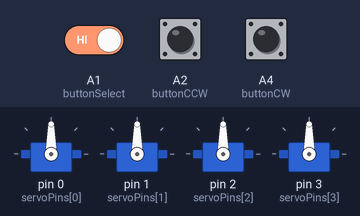
Simulated run of this sketch. Board: Arduino Uno, built with avr-gcc and run on an emulated ATmega328P. Parts: 4 × servo. The test bench sets the inputs (shaded band); at power-on: A2 (buttonCCW) LOW, A4 (buttonCW) LOW, A1 (buttonSelect) HIGH.

Above: at 1.2 s.
1.3 s: A2 (buttonCCW) pulled HIGH for 1 s
At 3.2 s:
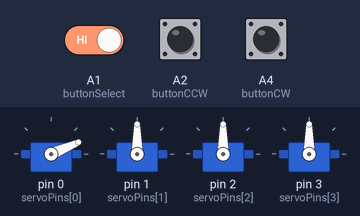
3.8 s: A4 (buttonCW) pulled HIGH for 3.2 s
At 7.0 s:
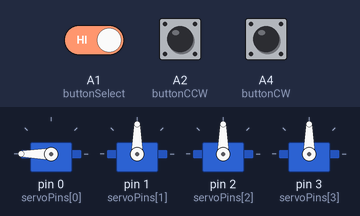
8.5 s: A2 (buttonCCW) pulled HIGH for 3.2 s
At 11.9 s:
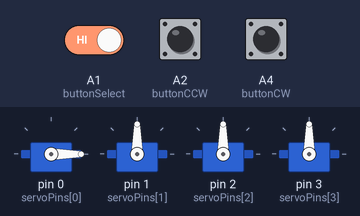
13.2 s: A4 (buttonCW) pulled HIGH for 0.15 s
At 14.2 s:
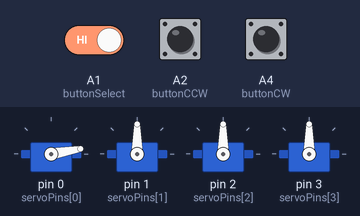
14.8 s: A1 (buttonSelect) driven LOW and A2 (buttonCCW) driven HIGH
At 17.2 s:
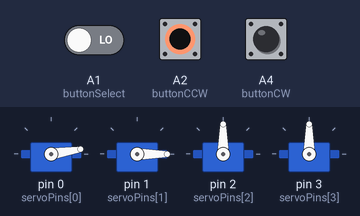
17.8 s: A4 (buttonCW) pulled HIGH for 3.2 s
At 20.76 s:
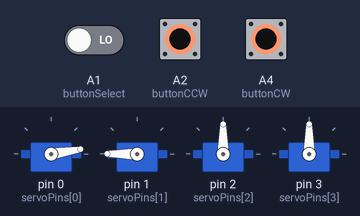
Timing chart, 0 to 25.2 s (numbered marks = the images above; inputs shaded):
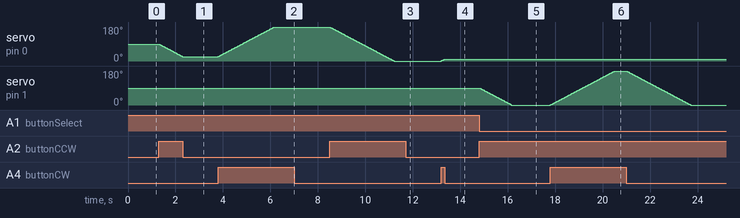

Measured:
- after the input at 1.3 s, servo on pin 0 (servoPins[0]): moves from 90° to 23° over 1.0 s, starting at once
- after the input at 3.8 s, servo on pin 0 (servoPins[0]): moves from 23° to 180° over 2.4 s, starting at once
- after the input at 8.5 s, servo on pin 0 (servoPins[0]): moves from 180° to 0° over 2.7 s, starting at once
- after the input at 13.2 s, servo on pin 0 (servoPins[0]): 0° → 10° at once
- after the input at 14.8 s, servo on pin 0 (servoPins[0]): 10° → 9° at once; servo on pin 1 (servoPins[1]): moves from 90° to 0° over 1.3 s, starting at once
- after the input at 17.8 s, servo on pin 1 (servoPins[1]): rises from 0° to 180° in 2.7 s, then falls to 0° in 3.2 s

The sketch:

4_Servo_Motors_Control_System.ino
```cpp
#include <Servo.h>

Servo servos[4];
const byte servoPins[4] = {0, 1, 2, 3};
const byte buttonCW = A4;  		  // Clockwise button
const byte buttonCCW = A2;  	  // Counterclockwise button
const byte buttonSelect = A1;   // Servo selector

int angles[4] = {90, 90, 90, 90}; // Initial servo angles
byte selected = 0;  			  // 0–3 = servo#, 4 = all
bool lastSel = HIGH;

void setup() {
  for (byte i = 0; i < 4; i++) {
    servos[i].attach(servoPins[i]);
    servos[i].write(angles[i]);
  }
  pinMode(buttonCW, INPUT);
  pinMode(buttonCCW, INPUT);
  pinMode(buttonSelect, INPUT);
}

void loop() {
  // Read selector button with edge detection
  bool nowSel = digitalRead(buttonSelect);
  if (lastSel == HIGH && nowSel == LOW) {
    selected = (selected + 1) % 5; // 0–4
  }
  lastSel = nowSel;

  // Check direction buttons
  if (digitalRead(buttonCW) == HIGH) {
    rotateSelected(+1);  // rotate CW
    delay(15);           // control speed
  } else if (digitalRead(buttonCCW) == HIGH) {
    rotateSelected(-1);  // rotate CCW
    delay(15);
  }
}

void rotateSelected(int delta) {
  if (selected < 4) {
    angles[selected] = constrain(angles[selected] + delta, 0, 180);
    servos[selected].write(angles[selected]);
  } else {
    for (byte i = 0; i < 4; i++) {
      angles[i] = constrain(angles[i] + delta, 0, 180);
      servos[i].write(angles[i]);
    }
  }
}
```
